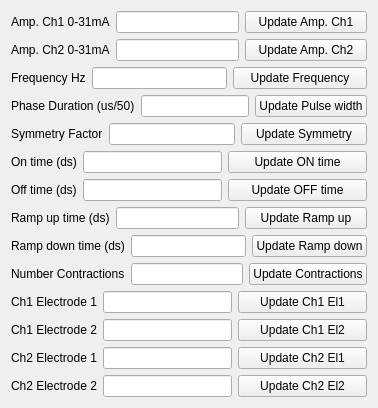
      <widget class="QWidget" name="tab_3">
       <attribute name="title">
        <string>Config</string>
       </attribute>
       <layout class="QGridLayout" name="gridLayout_7">
        <item row="19" column="0">
         <layout class="QHBoxLayout" name="horizontalLayout_18">
          <item>
           <widget class="QLabel" name="label_14">
            <property name="text">
             <string>Ch2 Electrode 2</string>
            </property>
           </widget>
          </item>
          <item>
           <widget class="QLineEdit" name="lineEditChannel4"/>
          </item>
          <item>
           <widget class="QPushButton" name="pushButtonChannel4">
            <property name="sizePolicy">
             <sizepolicy hsizetype="MinimumExpanding" vsizetype="Fixed">
              <horstretch>0</horstretch>
              <verstretch>0</verstretch>
             </sizepolicy>
            </property>
            <property name="text">
             <string>Update Ch2 El2</string>
            </property>
           </widget>
          </item>
         </layout>
        </item>
        <item row="7" column="0">
         <layout class="QHBoxLayout" name="horizontalLayout_12">
          <item>
           <widget class="QLabel" name="label_8">
            <property name="text">
             <string>Ramp up time (ds)</string>
            </property>
           </widget>
          </item>
          <item>
           <widget class="QLineEdit" name="lineEditRampUp">
            <property name="sizePolicy">
             <sizepolicy hsizetype="Expanding" vsizetype="Fixed">
              <horstretch>0</horstretch>
              <verstretch>0</verstretch>
             </sizepolicy>
            </property>
           </widget>
          </item>
          <item>
           <widget class="QPushButton" name="pushButtonRampUp">
            <property name="sizePolicy">
             <sizepolicy hsizetype="Expanding" vsizetype="Fixed">
              <horstretch>0</horstretch>
              <verstretch>0</verstretch>
             </sizepolicy>
            </property>
            <property name="text">
             <string>Update Ramp up</string>
            </property>
           </widget>
          </item>
         </layout>
        </item>
        <item row="8" column="0">
         <layout class="QHBoxLayout" name="horizontalLayout_13">
          <item>
           <widget class="QLabel" name="label_9">
            <property name="text">
             <string>Ramp down time (ds)</string>
            </property>
           </widget>
          </item>
          <item>
           <widget class="QLineEdit" name="lineEditRampDown"/>
          </item>
          <item>
           <widget class="QPushButton" name="pushButtonRampDown">
            <property name="sizePolicy">
             <sizepolicy hsizetype="Expanding" vsizetype="Fixed">
              <horstretch>0</horstretch>
              <verstretch>0</verstretch>
             </sizepolicy>
            </property>
            <property name="text">
             <string>Update Ramp down</string>
            </property>
           </widget>
          </item>
         </layout>
        </item>
        <item row="12" column="0">
         <layout class="QHBoxLayout" name="horizontalLayout_8">
          <item>
           <widget class="QLabel" name="label_13">
            <property name="text">
             <string>Ch2 Electrode 1</string>
            </property>
           </widget>
          </item>
          <item>
           <widget class="QLineEdit" name="lineEditChannel3">
            <property name="sizePolicy">
             <sizepolicy hsizetype="MinimumExpanding" vsizetype="Fixed">
              <horstretch>0</horstretch>
              <verstretch>0</verstretch>
             </sizepolicy>
            </property>
           </widget>
          </item>
          <item>
           <widget class="QPushButton" name="pushButtonChannel3">
            <property name="sizePolicy">
             <sizepolicy hsizetype="MinimumExpanding" vsizetype="Fixed">
              <horstretch>0</horstretch>
              <verstretch>0</verstretch>
             </sizepolicy>
            </property>
            <property name="text">
             <string>Update Ch2 El1</string>
            </property>
           </widget>
          </item>
         </layout>
        </item>
        <item row="4" column="0">
         <layout class="QHBoxLayout" name="horizontalLayout_9">
          <item>
           <widget class="QLabel" name="label_5">
            <property name="text">
             <string>Symmetry Factor</string>
            </property>
           </widget>
          </item>
          <item>
           <widget class="QLineEdit" name="lineEditSymetry">
            <property name="sizePolicy">
             <sizepolicy hsizetype="Expanding" vsizetype="Fixed">
              <horstretch>0</horstretch>
              <verstretch>0</verstretch>
             </sizepolicy>
            </property>
           </widget>
          </item>
          <item>
           <widget class="QPushButton" name="pushButtonSymetry">
            <property name="sizePolicy">
             <sizepolicy hsizetype="Expanding" vsizetype="Fixed">
              <horstretch>0</horstretch>
              <verstretch>0</verstretch>
             </sizepolicy>
            </property>
            <property name="text">
             <string>Update Symmetry</string>
            </property>
           </widget>
          </item>
         </layout>
        </item>
        <item row="3" column="0">
         <layout class="QHBoxLayout" name="horizontalLayout_7">
          <item>
           <widget class="QLabel" name="label_4">
            <property name="text">
             <string>Phase Duration (us/50)</string>
            </property>
           </widget>
          </item>
          <item>
           <widget class="QLineEdit" name="lineEditPhase">
            <property name="sizePolicy">
             <sizepolicy hsizetype="Expanding" vsizetype="Fixed">
              <horstretch>0</horstretch>
              <verstretch>0</verstretch>
             </sizepolicy>
            </property>
           </widget>
          </item>
          <item>
           <widget class="QPushButton" name="pushButtonPhase">
            <property name="sizePolicy">
             <sizepolicy hsizetype="Expanding" vsizetype="Fixed">
              <horstretch>0</horstretch>
              <verstretch>0</verstretch>
             </sizepolicy>
            </property>
            <property name="text">
             <string>Update Pulse width</string>
            </property>
           </widget>
          </item>
         </layout>
        </item>
        <item row="0" column="0">
         <layout class="QHBoxLayout" name="horizontalLayout_5">
          <property name="rightMargin">
           <number>0</number>
          </property>
          <item>
           <widget class="QLabel" name="label_2">
            <property name="text">
             <string>Amp. Ch1 0-31mA</string>
            </property>
           </widget>
          </item>
          <item>
           <widget class="QLineEdit" name="lineEditAmplitude">
            <property name="sizePolicy">
             <sizepolicy hsizetype="Expanding" vsizetype="Fixed">
              <horstretch>0</horstretch>
              <verstretch>0</verstretch>
             </sizepolicy>
            </property>
           </widget>
          </item>
          <item>
           <widget class="QPushButton" name="pushButtonAmplitude">
            <property name="sizePolicy">
             <sizepolicy hsizetype="Expanding" vsizetype="Fixed">
              <horstretch>0</horstretch>
              <verstretch>0</verstretch>
             </sizepolicy>
            </property>
            <property name="text">
             <string>Update Amp. Ch1</string>
            </property>
           </widget>
          </item>
         </layout>
        </item>
        <item row="6" column="0">
         <layout class="QHBoxLayout" name="horizontalLayout_11">
          <item>
           <widget class="QLabel" name="label_7">
            <property name="text">
             <string>Off time (ds)</string>
            </property>
           </widget>
          </item>
          <item>
           <widget class="QLineEdit" name="lineEditOFF">
            <property name="sizePolicy">
             <sizepolicy hsizetype="Expanding" vsizetype="Fixed">
              <horstretch>0</horstretch>
              <verstretch>0</verstretch>
             </sizepolicy>
            </property>
           </widget>
          </item>
          <item>
           <widget class="QPushButton" name="pushButtonOFF">
            <property name="sizePolicy">
             <sizepolicy hsizetype="Expanding" vsizetype="Fixed">
              <horstretch>0</horstretch>
              <verstretch>0</verstretch>
             </sizepolicy>
            </property>
            <property name="text">
             <string>Update OFF time</string>
            </property>
           </widget>
          </item>
         </layout>
        </item>
        <item row="9" column="0">
         <layout class="QHBoxLayout" name="horizontalLayout_14">
          <item>
           <widget class="QLabel" name="label_10">
            <property name="text">
             <string>Number Contractions</string>
            </property>
           </widget>
          </item>
          <item>
           <widget class="QLineEdit" name="lineEditContractions"/>
          </item>
          <item>
           <widget class="QPushButton" name="pushButtonContractions">
            <property name="sizePolicy">
             <sizepolicy hsizetype="Expanding" vsizetype="Fixed">
              <horstretch>0</horstretch>
              <verstretch>0</verstretch>
             </sizepolicy>
            </property>
            <property name="text">
             <string>Update Contractions</string>
            </property>
           </widget>
          </item>
         </layout>
        </item>
        <item row="11" column="0">
         <layout class="QHBoxLayout" name="horizontalLayout_16">
          <item>
           <widget class="QLabel" name="label_12">
            <property name="text">
             <string>Ch1 Electrode 2</string>
            </property>
           </widget>
          </item>
          <item>
           <widget class="QLineEdit" name="lineEditChannel2">
            <property name="sizePolicy">
             <sizepolicy hsizetype="Expanding" vsizetype="Fixed">
              <horstretch>0</horstretch>
              <verstretch>0</verstretch>
             </sizepolicy>
            </property>
           </widget>
          </item>
          <item>
           <widget class="QPushButton" name="pushButtonChannel2">
            <property name="sizePolicy">
             <sizepolicy hsizetype="Expanding" vsizetype="Fixed">
              <horstretch>0</horstretch>
              <verstretch>0</verstretch>
             </sizepolicy>
            </property>
            <property name="text">
             <string>Update Ch1 El2</string>
            </property>
           </widget>
          </item>
         </layout>
        </item>
        <item row="10" column="0">
         <layout class="QHBoxLayout" name="horizontalLayout_15">
          <item>
           <widget class="QLabel" name="label_11">
            <property name="text">
             <string>Ch1 Electrode 1</string>
            </property>
           </widget>
          </item>
          <item>
           <widget class="QLineEdit" name="lineEditChannel1">
            <property name="sizePolicy">
             <sizepolicy hsizetype="Expanding" vsizetype="Fixed">
              <horstretch>0</horstretch>
              <verstretch>0</verstretch>
             </sizepolicy>
            </property>
           </widget>
          </item>
          <item>
           <widget class="QPushButton" name="pushButtonChannel1">
            <property name="sizePolicy">
             <sizepolicy hsizetype="Expanding" vsizetype="Fixed">
              <horstretch>0</horstretch>
              <verstretch>0</verstretch>
             </sizepolicy>
            </property>
            <property name="text">
             <string>Update Ch1 El1</string>
            </property>
           </widget>
          </item>
         </layout>
        </item>
        <item row="5" column="0">
         <layout class="QHBoxLayout" name="horizontalLayout_10">
          <item>
           <widget class="QLabel" name="label_6">
            <property name="text">
             <string>On time (ds)</string>
            </property>
           </widget>
          </item>
          <item>
           <widget class="QLineEdit" name="lineEditON">
            <property name="sizePolicy">
             <sizepolicy hsizetype="Expanding" vsizetype="Fixed">
              <horstretch>0</horstretch>
              <verstretch>0</verstretch>
             </sizepolicy>
            </property>
           </widget>
          </item>
          <item>
           <widget class="QPushButton" name="pushButtonOnTime">
            <property name="sizePolicy">
             <sizepolicy hsizetype="Expanding" vsizetype="Fixed">
              <horstretch>0</horstretch>
              <verstretch>0</verstretch>
             </sizepolicy>
            </property>
            <property name="text">
             <string>Update ON time</string>
            </property>
           </widget>
          </item>
         </layout>
        </item>
        <item row="2" column="0">
         <layout class="QHBoxLayout" name="horizontalLayout_6">
          <item>
           <widget class="QLabel" name="label_3">
            <property name="text">
             <string>Frequency Hz</string>
            </property>
           </widget>
          </item>
          <item>
           <widget class="QLineEdit" name="lineEditFrequency">
            <property name="sizePolicy">
             <sizepolicy hsizetype="Expanding" vsizetype="Fixed">
              <horstretch>0</horstretch>
              <verstretch>0</verstretch>
             </sizepolicy>
            </property>
           </widget>
          </item>
          <item>
           <widget class="QPushButton" name="pushButtonFrequency">
            <property name="sizePolicy">
             <sizepolicy hsizetype="Expanding" vsizetype="Fixed">
              <horstretch>0</horstretch>
              <verstretch>0</verstretch>
             </sizepolicy>
            </property>
            <property name="text">
             <string>Update Frequency</string>
            </property>
           </widget>
          </item>
         </layout>
        </item>
        <item row="1" column="0">
         <layout class="QHBoxLayout" name="horizontalLayout_17">
          <item>
           <widget class="QLabel" name="label_15">
            <property name="text">
             <string>Amp. Ch2 0-31mA</string>
            </property>
           </widget>
          </item>
          <item>
           <widget class="QLineEdit" name="lineEditAmplitude2"/>
          </item>
          <item>
           <widget class="QPushButton" name="pushButtonAmplitude2">
            <property name="sizePolicy">
             <sizepolicy hsizetype="MinimumExpanding" vsizetype="Fixed">
              <horstretch>0</horstretch>
              <verstretch>0</verstretch>
             </sizepolicy>
            </property>
            <property name="text">
             <string>Update Amp. Ch2</string>
            </property>
           </widget>
          </item>
         </layout>
        </item>
       </layout>
      </widget>
